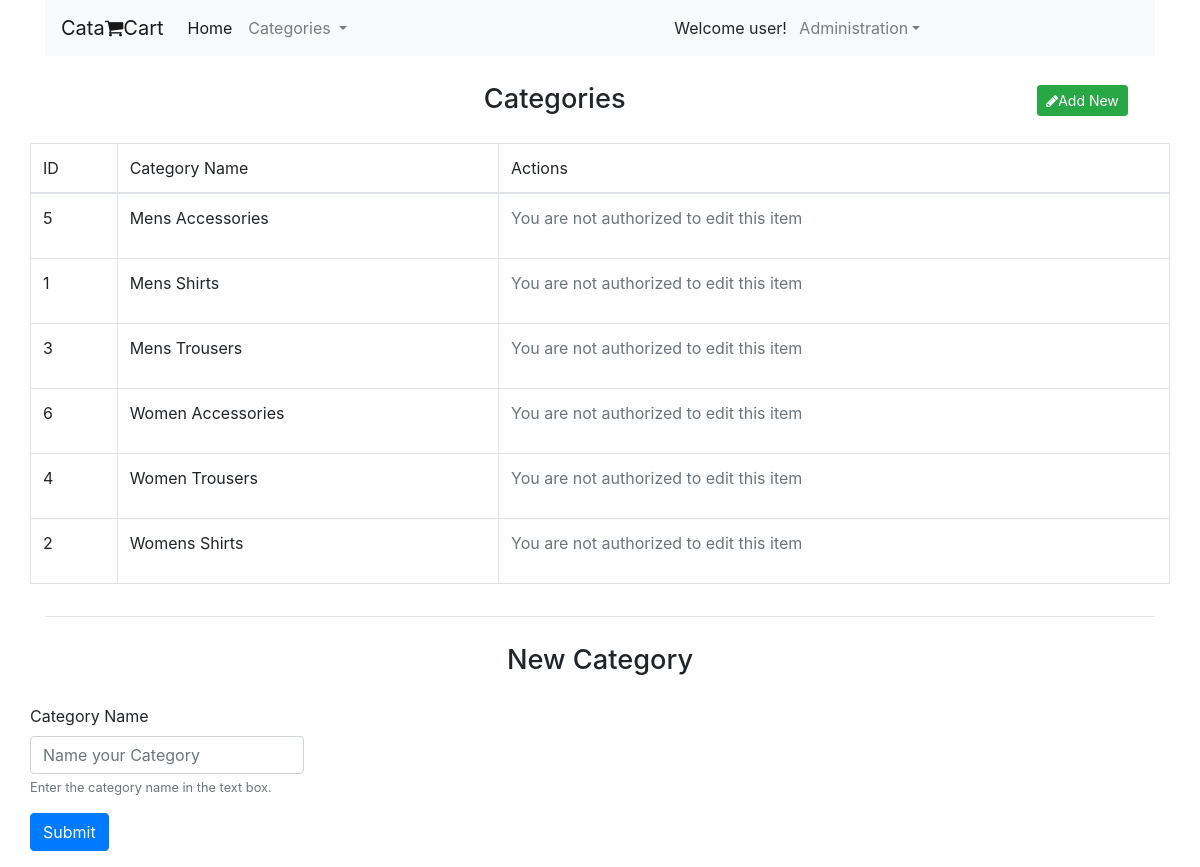
The page /managecategories.html (signed in) on the database as committed earlier.
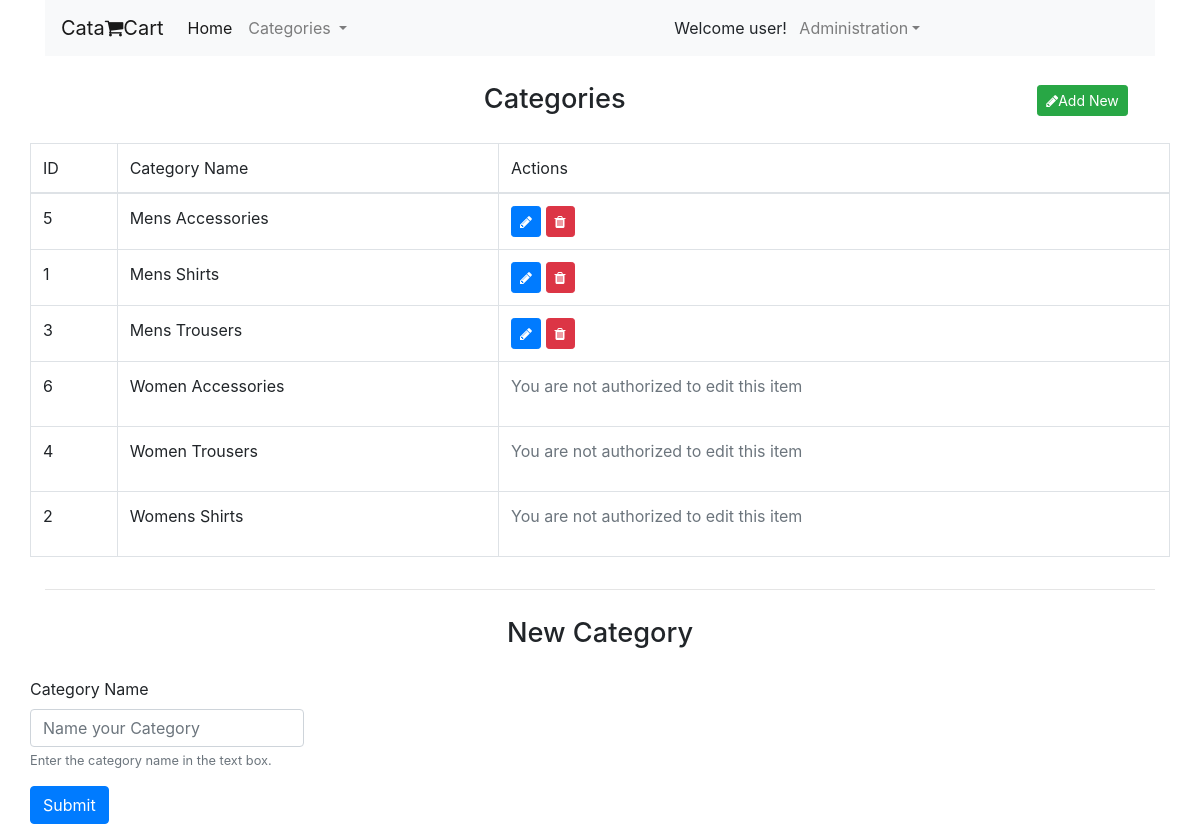
The same page on the database as committed later.
### dbsetup.py (models this page shows, shortened)
class Category(Base):
    __tablename__ = 'category'
    id = Column(Integer, Sequence('cat_id_seq'), primary_key=True)
    category = Column(String(250), nullable=False)
    created_by = Column(Integer, ForeignKey('users.uid'))
    created_on = Column(String(250), nullable=False)

### catalog.py (the view, shortened to what this page needs)
@app.route("/managecategories.html", methods=['GET', 'POST', 'PUT', 'DELETE'])
@authorize
def manage_categories():
    if request.method == 'GET':
        categories = session.query(dbsetup.Category) \
            .order_by(asc(dbsetup.Category.category))
        return render_template('managecategory.html',
                               pagetitle="Manage Categories",
                               menu_categories=categories,
                               categories=categories)

### catalog.py (called while the page is built)
def authorize(us):
    @wraps(us)
    def x(*args, **kwargs):
        if 'is_user' not in user_session:
            return redirect('/login.html?login-to-proceed')
        return us(*args, **kwargs)
    return x

### templates/managecategory.html (shortened to what this page needs)
{% include "header.html" %}
<h3 class="h3">Categories <span class="pull-right"><a href="#newcat" class="btn btn-success btn-sm"><i class="fa fa-pencil"></i>Add New</a></span></h3>
<div class="row">
    <table class="table table-bordered">
        <thead class="thead-dark">
        <tr>
            <td>ID</td>
            <td>Category Name</td>
            <td>Actions</td>
        </tr>
        </thead>
        <tbody>
        {% for c in categories: %}
            <tr>
                <td>{{ c.id }}</td>
                <td>
                    <span id="span_{{ c.id }}" >{{ c.category }}</span>
                </td>
                <td>
                {%  if c.created_by==session['user_id']  %}
                    <button data-toggle="tooltip" title="Edit this category " type="button" class="btne btn btn-primary btn-sm" data-id="{{c.id}}" data-name="{{c.category}}"><i class="fa fa-pencil"></i></button>
                    <button data-toggle="tooltip" title="Delete this category " type="button" class="btnd btn btn-danger btn-sm" data-created_by="{{c.created_by}}"  data-id="{{c.id}}" data-name="{{c.category}}"><i class="fa fa-trash"></i> </button>
                {% else %}
                    <p class="text-muted">You are not authorized to edit this item</p>
                {% endif %}
                </td>
            </tr>
         {% endfor %}
        </tbody>
    </table>
</div>
<hr>
<h3 class="h3">New Category </h3>
<div id="newcat" class="row">
    <form method="POST" action="{{url_for('manage_categories')}}" class="needs-validation" novalidate>
        <div class="form-group">
            <label for="catname">Category Name</label>
            <input type="text" class="form-control" id="catname" name="catname" aria-describedby="catname" placeholder="Name your Category" required>
            <small id="catNameHelp" class="form-text text-muted">Enter the category name in the text box.</small>
        </div>
        <div class="form-group">
             <button id="btnnc" type="submit" class="btn btn-primary">Submit</button>
        </div>
    </form>
</div>
{% include "footer.html" %}

Rows that differ between the two databases and show on the page:
changed Category "Mens Accessories": no longer shows "You are not authorized to edit this item"
changed Category "Mens Shirts": no longer shows "You are not authorized to edit this item"
changed Category "Mens Trousers": no longer shows "You are not authorized to edit this item"
